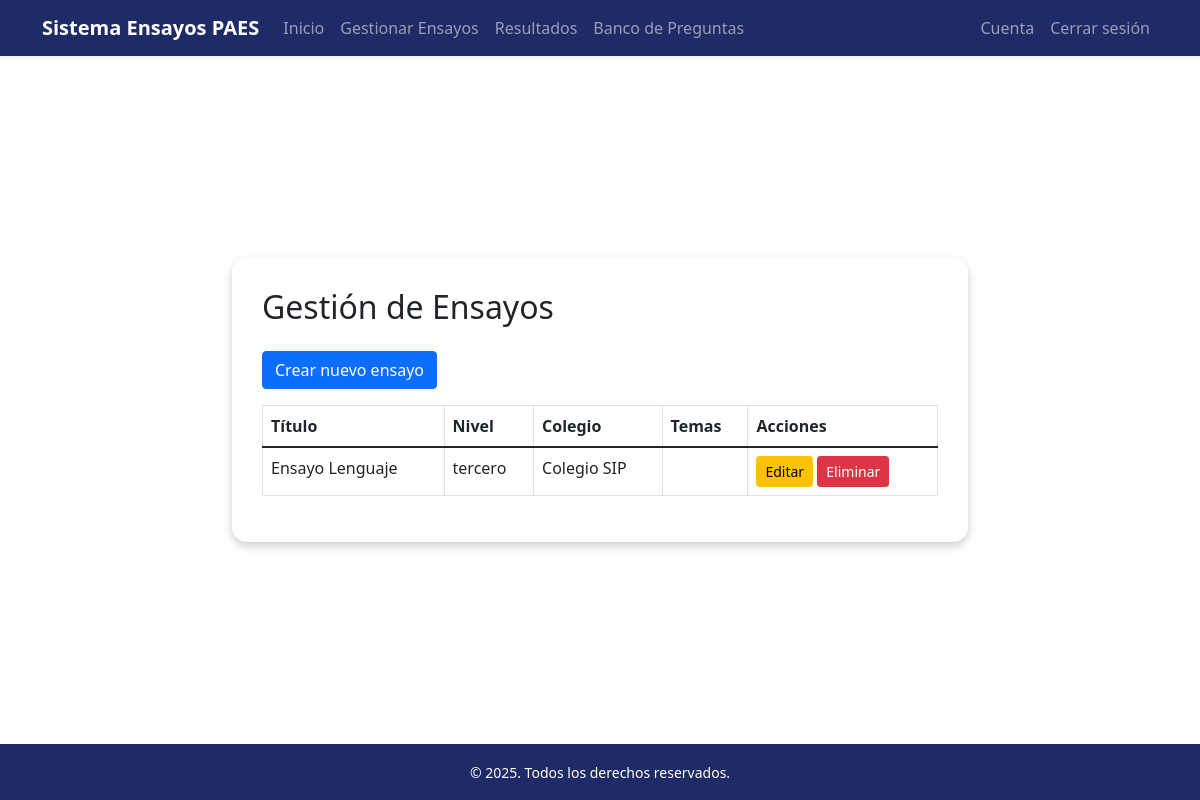
Page /docente/ensayos/ on the earlier database version.
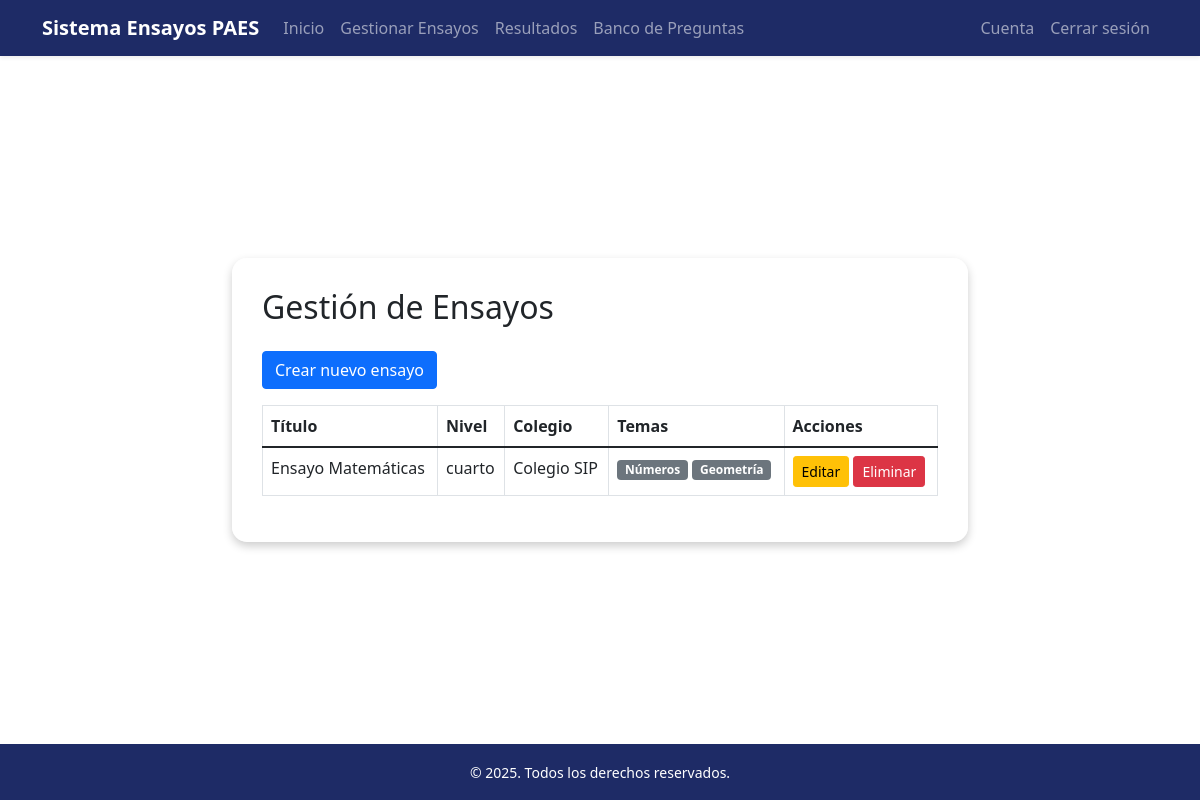
Same page on the later database version.
### AutoridadDocente/models.py (models this page shows, shortened)
class Ensayo(models.Model):
    titulo = models.CharField(max_length=200)
    nivel = models.CharField(max_length=50, choices=User.NIVELES)
    colegio = models.CharField(max_length=100)
    temas = models.ManyToManyField(Tema,blank=True)
    preguntas = models.ManyToManyField(Pregunta,blank=True)
    fecha_creacion = models.DateTimeField(auto_now_add=True)

class Tema(models.Model):
    nombre = models.CharField(max_length=100)

### AutoridadDocente/views.py (the view)
# urls.py: path('ensayos/', views.listar_ensayos, name='listar_ensayos'),
def listar_ensayos(request):
    ensayos = Ensayo.objects.all()
    return render(request, 'ensayos/listar.html', {'ensayos': ensayos})

### AutoridadDocente/templates/ensayos/listar.html
{% extends 'base_docente.html' %}
{% block navegacion %}
<li class="nav-item"><a class="nav-link" href="{% url 'docente_index' %}">Inicio</a></li>
<li class="nav-item"><a class="nav-link" href="{% url 'listar_ensayos' %}">Gestionar Ensayos</a></li>
<li class="nav-item"><a class="nav-link" href="{% url 'resultados_docente' %}">Resultados</a></li>
<li class="nav-item"><a class="nav-link" href="{% url 'listar_preguntas' %}">Banco de Preguntas</a></li>
{% endblock %}
{% block cuenta-atras %}
<li class="nav-item"><a class="nav-link" href="{% url 'cuenta_docente' %}">Cuenta</a></li>
<li class="nav-item"><a href="{% url 'logout' %}" class="nav-link">Cerrar sesión</a></li>
{% endblock %}
{% block content %}
<h2 class="mb-4">Gestión de Ensayos</h2>
<a href="{% url 'crear_ensayo' %}" class="btn btn-primary mb-3">Crear nuevo ensayo</a>
<table class="table table-bordered">
    <thead>
        <tr>
            <th>Título</th>
            <th>Nivel</th>
            <th>Colegio</th>
            <th>Temas</th>
            <th>Acciones</th>
        </tr>
    </thead>
    <tbody>
        {% for ensayo in ensayos %}
        <tr>
            <td>{{ ensayo.titulo }}</td>
            <td>{{ ensayo.nivel }}</td>
            <td>{{ ensayo.colegio }}</td>
            <td>
                {% for tema in ensayo.temas.all %}
                    <span class="badge bg-secondary">{{ tema.nombre }}</span>
                {% endfor %}
            </td>
            <td>
                <a href="{% url 'editar_ensayo' ensayo.id %}" class="btn btn-sm btn-warning">Editar</a>
                <a href="{% url 'eliminar_ensayo' ensayo.id %}" class="btn btn-sm btn-danger">Eliminar</a>
            </td>
        </tr>
        {% empty %}
        <tr><td colspan="5">No hay ensayos registrados.</td></tr>
        {% endfor %}
    </tbody>
</table>
{% endblock %}

Differences in the rows shown:
changed Ensayo "Colegio SIP": titulo "Ensayo Lenguaje" → "Ensayo Matemáticas"; nivel "tercero" → "cuarto"
added Tema: nombre "Números"
added Tema: nombre "Geometría"
